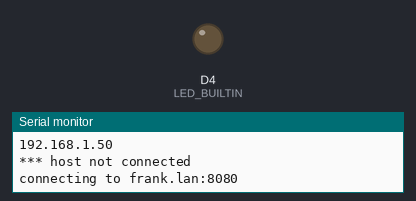
Recording of a sketch running on a simulated ESP8266 (NodeMCU). Shown: output pins drawn as LEDs (lit = HIGH, except the on-board LED, lit = LOW), the last lines printed to the serial monitor. WiFi joins after 1.5 s; servers stay silent unless stated.

Above: at 1.6 s.
At 105.51 s:
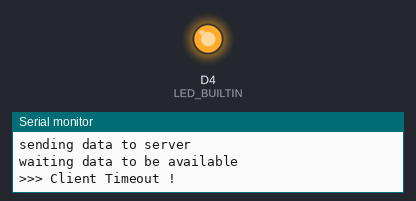
Timing chart, 0 to 107.4 s (numbered marks = the images above):
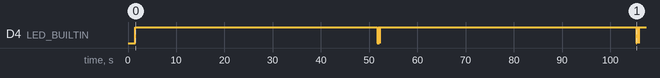

The sketch:

WiFiClient.ino
```cpp
/*
    This sketch establishes a TCP connection to a "quote of the day" service.
    It sends a "hello" message, and then prints received data.
*/

#include <ESP8266WiFi.h>

#ifndef STASSID
#define STASSID "MrWhite"
#define STAPSK  "Feketebikapata1965!"
#endif

const char* ssid     = STASSID;
const char* password = STAPSK;

/*const char* host = "djxmmx.net";
const uint16_t port = 17;*/
const char* host = "frank.lan";
const uint16_t port = 8080;
bool connectionOK = false;

WiFiClient client;

void initMonitor () {  Serial.begin(115200); Serial.println("Monitor initalized"); }

void initLED () {
  pinMode(LED_BUILTIN, OUTPUT);
  pinMode(D4, OUTPUT);
  //pinMode(D5, OUTPUT);
  //digitalWrite(D5, HIGH);
  Serial.println("LED initialized");
}

void ledOn(unsigned char pin) { digitalWrite(pin, LOW);  }
void ledOff(unsigned char pin) { digitalWrite(pin, HIGH); }  // Turn the LED on (Note that LOW is the voltage level

/**
 * ledBlink
 */
void ledBlink(int ms, int rate) {
  while (ms / rate > 0) {
    ledOn(D4); ledOn(LED_BUILTIN);
    //Serial.println("blink");
    delay(rate / 2);
    ledOff(D4); ledOff (LED_BUILTIN);
    delay(rate / 2);
    ms = ms - rate;
  }
}

/**
 * connectToWiFi
 */
bool connectToWiFi (char const* ssid, char const* password) {
  Serial.println();
  Serial.println();
  Serial.print("Connecting to ");
  Serial.println(ssid);

  /* Explicitly set the ESP8266 to be a WiFi-client, otherwise, it by default,
     would try to act as both a client and an access-point and could cause
     network-issues with your other WiFi-devices on your WiFi-network. */
  WiFi.mode(WIFI_STA);
  WiFi.begin(ssid, password);

  while (WiFi.status() != WL_CONNECTED) {
    delay(500);
    Serial.print(".");
  }

  Serial.println("");
  Serial.println("WiFi connected");
  Serial.println("IP address: ");
  Serial.println(WiFi.localIP());

}

/**
 * connectToServer
 */
bool connectToServer (char const* host, uint16_t port) {

  bool isConnectionEstablished = false;

  Serial.print("connecting to ");
  Serial.print(host);
  Serial.print(':');
  Serial.println(port);

  // Use WiFiClient class to create TCP connections
  // WiFiClient client;

  isConnectionEstablished = client.connect(host, port);
  std::string str(host);
  if (isConnectionEstablished) {
     Serial.print("connection to ");
     Serial.print(host);
     Serial.println(" succesful");
  } else {
     Serial.print("connection to ");
     Serial.print(host);
     Serial.println(" failed");
  }
  return isConnectionEstablished;
}

/**
 * closeConnection
 */
bool closeConnection() {
  Serial.println();
  Serial.println("closing connection");
  client.stop();
}

void ledTest(int dly) {
  for (int i=1;i<5;i++) {
    Serial.print("inside ledtest "); Serial.println(i);

    digitalWrite(D4, HIGH);
    delay(dly);
    digitalWrite(D4, LOW);
    delay(dly);
  }
}
/**
 * setup
 */
void setup() {
  initMonitor();
  initLED();

  ledOn(D4);
  connectToWiFi (ssid, password);
  ledOff(D4);

}

/**
 * loop
 */
void loop() {

  if (!client.connected()) {
    Serial.println ("*** host not connected");
    if (connectToServer(host, port)) {
      connectionOK = true;
    } else {
      connectionOK = false;
      ledBlink (500,60); //delay(60000);
      ledOff(D4);
      delay(6000);
      return;
    }
  }

  // Send a string to the server
  Serial.println("sending data to server");
  if (client.connected()) {
    client.println("hello from ESP8266");
  }

  // waiting for data to be available
  Serial.println("waiting data to be available");
  unsigned long timeout = millis();
  while (client.available() == 0) {
    if (millis() - timeout > 50000) {
      Serial.println(">>> Client Timeout !");
      client.stop();
      ledBlink (200,60); //delay(60000);
      ledOff(D4);
      delay(150);
      ledBlink (200,60); //delay(60000);
      ledOff(D4);
      delay(3000);
      return;
    }
  }

  char buff[80];
  // Read all the lines of the reply from server and print them to Serial
  Serial.println("receiving from remote server");
  // not testing 'client.connected()' since we do not need to send data here
  int i = 0;
  while (client.available()) {
    char ch = static_cast<char>(client.read());
    buff [i++] = ch;
    Serial.print(ch);
  }
  Serial.println("----end of received bytes");
  ledOff(LED_BUILTIN);
  if ((i>2) && buff[0]=='l' && buff[1]=='e' && buff[2]=='d') {
    if (strcmp( buff, "led")) ;
    Serial.println("ledtest started");
    ledTest(300);
    Serial.println("ledtest finished");
    }

  ledOn(D4);
  Serial.println("wait before next loop");
  //closeConnection ();
  ledBlink (6000,1000); //delay(60000);delay(3000); // execute once every 3000ms minutes, don't flood remote service
}
```
